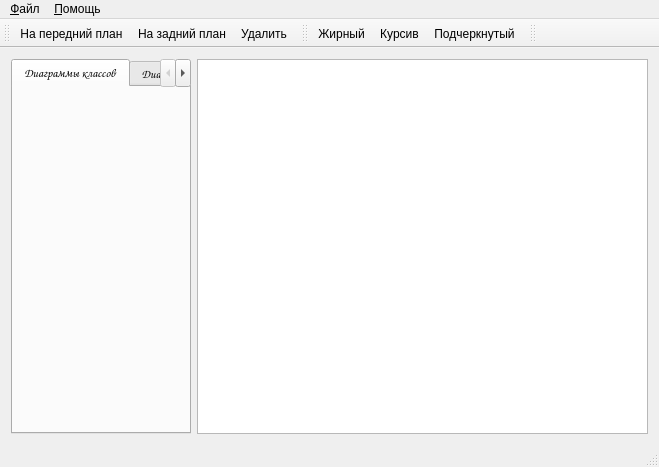
<?xml version="1.0" encoding="UTF-8"?>
<ui version="4.0">
 <class>MainWindow</class>
 <widget class="QMainWindow" name="MainWindow">
  <property name="geometry">
   <rect>
    <x>0</x>
    <y>0</y>
    <width>659</width>
    <height>467</height>
   </rect>
  </property>
  <property name="windowTitle">
   <string>UML 2.0</string>
  </property>
  <property name="windowIcon">
   <iconset resource="Resours.qrc">
    <normaloff>:/russianfederation.png</normaloff>:/russianfederation.png</iconset>
  </property>
  <widget class="QWidget" name="centralWidget">
   <layout class="QGridLayout" name="gridLayout">
    <item row="0" column="0">
     <layout class="QGridLayout" name="gridLayout_4" columnstretch="2,5">
      <item row="0" column="0">
       <widget class="QTabWidget" name="tabWidget">
        <property name="font">
         <font>
          <family>Comic Sans MS</family>
         </font>
        </property>
        <property name="currentIndex">
         <number>0</number>
        </property>
        <widget class="QWidget" name="elems">
         <property name="font">
          <font>
           <family>Comic Sans MS</family>
          </font>
         </property>
         <attribute name="title">
          <string>Диаграммы классов</string>
         </attribute>
        </widget>
        <widget class="QWidget" name="automation">
         <attribute name="title">
          <string>Диаграмма состояний</string>
         </attribute>
        </widget>
        <widget class="QWidget" name="use_case">
         <attribute name="title">
          <string>Диаграмма вариантов использования</string>
         </attribute>
        </widget>
       </widget>
      </item>
      <item row="0" column="1">
       <widget class="QGraphicsView" name="graphicsView">
        <property name="acceptDrops">
         <bool>true</bool>
        </property>
        <property name="verticalScrollBarPolicy">
         <enum>Qt::ScrollBarAsNeeded</enum>
        </property>
        <property name="horizontalScrollBarPolicy">
         <enum>Qt::ScrollBarAsNeeded</enum>
        </property>
        <property name="interactive">
         <bool>true</bool>
        </property>
        <property name="renderHints">
         <set>QPainter::NonCosmeticDefaultPen</set>
        </property>
        <property name="dragMode">
         <enum>QGraphicsView::RubberBandDrag</enum>
        </property>
       </widget>
      </item>
     </layout>
    </item>
   </layout>
  </widget>
  <widget class="QMenuBar" name="menuBar">
   <property name="geometry">
    <rect>
     <x>0</x>
     <y>0</y>
     <width>659</width>
     <height>21</height>
    </rect>
   </property>
   <widget class="QMenu" name="menu">
    <property name="font">
     <font>
      <family>Comic Sans MS</family>
      <weight>75</weight>
      <bold>true</bold>
     </font>
    </property>
    <property name="autoFillBackground">
     <bool>false</bool>
    </property>
    <property name="tearOffEnabled">
     <bool>true</bool>
    </property>
    <property name="title">
     <string>&amp;Файл</string>
    </property>
    <addaction name="New"/>
    <addaction name="Open"/>
    <addaction name="Save"/>
    <addaction name="separator"/>
   </widget>
   <widget class="QMenu" name="menu_2">
    <property name="tearOffEnabled">
     <bool>false</bool>
    </property>
    <property name="title">
     <string>&amp;Помощь</string>
    </property>
    <property name="separatorsCollapsible">
     <bool>false</bool>
    </property>
   </widget>
   <addaction name="menu"/>
   <addaction name="menu_2"/>
  </widget>
  <widget class="QToolBar" name="Del_Fro_Back_ToolBar">
   <attribute name="toolBarArea">
    <enum>TopToolBarArea</enum>
   </attribute>
   <attribute name="toolBarBreak">
    <bool>false</bool>
   </attribute>
   <addaction name="On_front"/>
   <addaction name="On_back"/>
   <addaction name="On_delete"/>
  </widget>
  <widget class="QStatusBar" name="statusBar"/>
  <widget class="QToolBar" name="Text_ToolBar">
   <property name="windowTitle">
    <string>toolBar</string>
   </property>
   <attribute name="toolBarArea">
    <enum>TopToolBarArea</enum>
   </attribute>
   <attribute name="toolBarBreak">
    <bool>false</bool>
   </attribute>
   <addaction name="Bold"/>
   <addaction name="Italic"/>
   <addaction name="Underline"/>
  </widget>
  <widget class="QToolBar" name="Mode_ToolBar">
   <property name="windowTitle">
    <string>toolBar</string>
   </property>
   <attribute name="toolBarArea">
    <enum>TopToolBarArea</enum>
   </attribute>
   <attribute name="toolBarBreak">
    <bool>false</bool>
   </attribute>
  </widget>
  <action name="On_front">
   <property name="icon">
    <iconset resource="Resours.qrc">
     <normaloff>:/applications-internet.png</normaloff>:/applications-internet.png</iconset>
   </property>
   <property name="text">
    <string>На передний план</string>
   </property>
   <property name="toolTip">
    <string>Переместить выбранную фигуру на передний план</string>
   </property>
   <property name="shortcut">
    <string>Q</string>
   </property>
  </action>
  <action name="On_back">
   <property name="icon">
    <iconset resource="Resours.qrc">
     <normaloff>:/package_network.png</normaloff>:/package_network.png</iconset>
   </property>
   <property name="text">
    <string>На задний план</string>
   </property>
   <property name="toolTip">
    <string>Переместить выбранную фигуру на задний план</string>
   </property>
   <property name="shortcut">
    <string>E</string>
   </property>
  </action>
  <action name="On_delete">
   <property name="icon">
    <iconset resource="Resours.qrc">
     <normaloff>:/trash-full.png</normaloff>:/trash-full.png</iconset>
   </property>
   <property name="text">
    <string>Удалить</string>
   </property>
   <property name="toolTip">
    <string>Удалить выбранную фигуру</string>
   </property>
   <property name="shortcut">
    <string>Del</string>
   </property>
  </action>
  <action name="Bold">
   <property name="checkable">
    <bool>true</bool>
   </property>
   <property name="icon">
    <iconset resource="Resours.qrc">
     <normaloff>:/format-text-bold.png</normaloff>:/format-text-bold.png</iconset>
   </property>
   <property name="text">
    <string>Жирный</string>
   </property>
   <property name="toolTip">
    <string>Жирный текст</string>
   </property>
   <property name="shortcut">
    <string>Ctrl+B</string>
   </property>
  </action>
  <action name="Underline">
   <property name="checkable">
    <bool>true</bool>
   </property>
   <property name="icon">
    <iconset resource="Resours.qrc">
     <normaloff>:/underlined-u.png</normaloff>:/underlined-u.png</iconset>
   </property>
   <property name="text">
    <string>Подчеркнутый</string>
   </property>
   <property name="toolTip">
    <string>Подчеркнутый текст</string>
   </property>
   <property name="shortcut">
    <string>Ctrl+U</string>
   </property>
  </action>
  <action name="Italic">
   <property name="checkable">
    <bool>true</bool>
   </property>
   <property name="icon">
    <iconset resource="Resours.qrc">
     <normaloff>:/format-text-italic.png</normaloff>:/format-text-italic.png</iconset>
   </property>
   <property name="text">
    <string>Курсив</string>
   </property>
   <property name="toolTip">
    <string>Курсивный текст</string>
   </property>
   <property name="shortcut">
    <string>Ctrl+I</string>
   </property>
  </action>
  <action name="New">
   <property name="icon">
    <iconset resource="Resours.qrc">
     <normaloff>:/New.png</normaloff>:/New.png</iconset>
   </property>
   <property name="text">
    <string>&amp;Создать</string>
   </property>
   <property name="toolTip">
    <string>Создать новый файл</string>
   </property>
   <property name="shortcut">
    <string>Ctrl+N</string>
   </property>
  </action>
  <action name="Open">
   <property name="icon">
    <iconset resource="Resours.qrc">
     <normaloff>:/Open.png</normaloff>:/Open.png</iconset>
   </property>
   <property name="text">
    <string>&amp;Открыть</string>
   </property>
   <property name="toolTip">
    <string>Открыть файл</string>
   </property>
   <property name="shortcut">
    <string>Ctrl+O</string>
   </property>
  </action>
  <action name="Save">
   <property name="icon">
    <iconset resource="Resours.qrc">
     <normaloff>:/Save.png</normaloff>:/Save.png</iconset>
   </property>
   <property name="text">
    <string>&amp;Сохранить</string>
   </property>
   <property name="toolTip">
    <string>Сохранить файл</string>
   </property>
   <property name="shortcut">
    <string>Ctrl+S</string>
   </property>
  </action>
 </widget>
 <layoutdefault spacing="6" margin="11"/>
 <resources>
  <include location="Resours.qrc"/>
 </resources>
 <connections/>
</ui>
